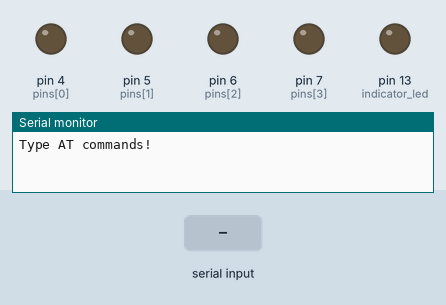
Simulated run of this sketch. Board: Arduino Uno, built with avr-gcc and run on an emulated ATmega328P. Shown: output pins drawn as LEDs (lit = HIGH), the last lines printed to the serial monitor. Inputs (shaded band) come from the test bench.

Above: at 1.2 s.
1.3 s: "up" received over the second serial link
At 1.7 s:
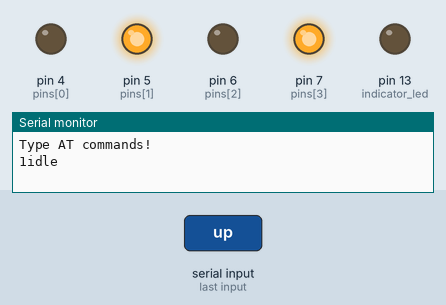
2.8 s: "down" received over the second serial link
At 4.0 s:
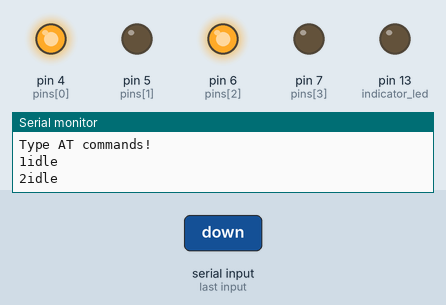
4.3 s: "left" received over the second serial link
At 5.3 s:
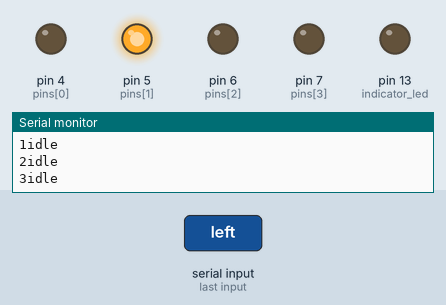
5.8 s: "right" received over the second serial link
At 6.4 s:
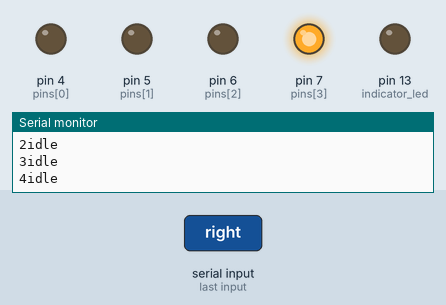
7.3 s: "idle" received over the second serial link
At 7.6 s:
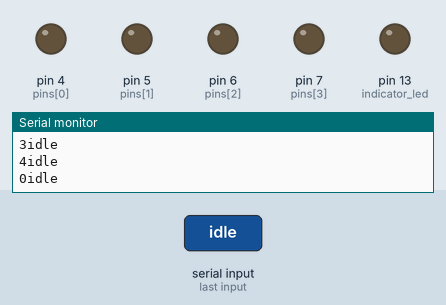
Timing chart, 0 to 9.8 s (numbered marks = the images above; inputs shaded):
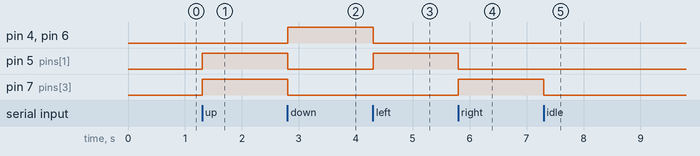

Measured:
- after the input at 1.3 s, pin 5 (pins[1]), pin 7 (pins[3]): LOW → HIGH at once
- after the input at 2.8 s, pin 4 (pins[0]), pin 6 (pins[2]): LOW → HIGH at once; pin 5 (pins[1]), pin 7 (pins[3]): HIGH → LOW at once
- after the input at 4.3 s, pin 4 (pins[0]), pin 6 (pins[2]): HIGH → LOW at once; pin 5 (pins[1]): LOW → HIGH at once
- after the input at 5.8 s, pin 5 (pins[1]): HIGH → LOW at once; pin 7 (pins[3]): LOW → HIGH at once
- after the input at 7.3 s, pin 7 (pins[3]): HIGH → LOW at once

The sketch:

bluetooth_motor.ino
```cpp
#include <MPU6050_6Axis_MotionApps20.h>
#include <I2Cdev.h>
#include <Wire.h>
#include <SoftwareSerial.h>
SoftwareSerial mySerial(9, 8); // RX, TX

String command = ""; // Stores response of the HC-06 Bluetooth device
String state = "idle";
short indicator_led = 13;
short pins[] = {4, 5, 6, 7}; // 0 and 5 are enable pins and in the middle we have the controls
short t = 50;

void up();
void down();
void right();
void left();
void idle();
void Blue_motors();
void test_motors();
void command_to_int();


void setup() {
  // Open serial communications:
  Serial.begin(9600);
  while (!Serial) { // wait for serial port to connect. Needed for native USB port only
  }

  Serial.println("Type AT commands!");

  // The HC-06 defaults to 9600 according to the datasheet.
  mySerial.begin(9600);

  pinMode(indicator_led, OUTPUT);
  // motor initilizations
  for (int i=0; i<4; i++)
     pinMode(pins[i], OUTPUT);
}


void loop()
{
  Blue_motors();
}


void Blue_motors()
{
  // Read device output if available.
  if (mySerial.available())
  {
    digitalWrite(indicator_led, 1);
    while(mySerial.available())
    { // While there is more to be read, keep reading.
      command += (char)mySerial.read();
    }
    // Serial.println(command);

    int received = command_to_int(command);
    Serial.print(received);

    switch(received)
    {
        case 1:
          Serial.println(state);
          up();
          break;

        case 2:
          Serial.println(state);
          down();
          break;

        case 3:
          Serial.println(state);
          left();
          break;

        case 4:
          Serial.println(state);
          right();
          break;

        case 0:
          Serial.println(state);
          idle();
          break;

        default:
          break;
    }

    command = ""; // No repeats
    digitalWrite(indicator_led, 0);
  }
  delay(t);

  // Read user input if available.
  //if (Serial.available()){
  //  delay(t); // The delay is necessary to get this working!
  //  mySerial.write(Serial.read());
  //}

  //
  //delay(t);
}

short command_to_int(String command)
{
  if (command == "idle")
    return 0;
  else if (command == "up")
    return 1;
  else if (command == "down")
    return 2;
  else if (command == "left")
    return 3;
  else if (command == "right")
    return 4;
}

void up()
{
  digitalWrite(pins[0], 0);  // mot1-01, mot2-10
  digitalWrite(pins[1], 1);
  digitalWrite(pins[2], 0);
  digitalWrite(pins[3], 1);
}


void down()
{
  digitalWrite(pins[0], 1); // full speed
  digitalWrite(pins[1], 0);
  digitalWrite(pins[2], 1); // full speed
  digitalWrite(pins[3], 0);
}


void left()
{
  digitalWrite(pins[0], 0); // full speed
  digitalWrite(pins[1], 1);
  digitalWrite(pins[2], 0); // full speed
  digitalWrite(pins[3], 0);
}


void right()
{
  digitalWrite(pins[0], 0); // full speed
  digitalWrite(pins[1], 0);
  digitalWrite(pins[2], 0); // full speed
  digitalWrite(pins[3], 1);
}


void idle()
{
  digitalWrite(pins[0], 0); // full speed
  digitalWrite(pins[1], 0);
  digitalWrite(pins[2], 0); // full speed
  digitalWrite(pins[3], 0);
}


void test_motors()
{
  up();
  delay(t);
  down();
  delay(t);
  right();
  delay(t);
  left();
  delay(t);
}
```
